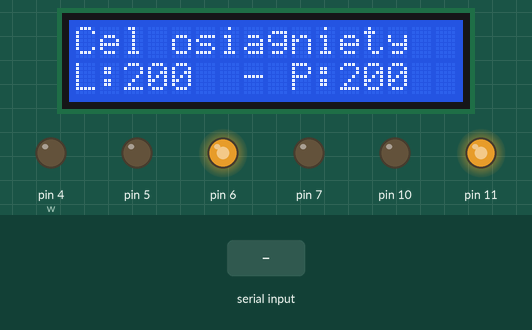
Bench run of a sketch on a simulated Arduino Uno, built with avr-gcc and run on an emulated ATmega328P. On the bench: 16×2 character LCD, output pins drawn as LEDs (lit = HIGH). The test bench sets the inputs (shaded band).

Above: at 7.6 s.
7.7 s: "1" received over Serial
At 8.1 s:
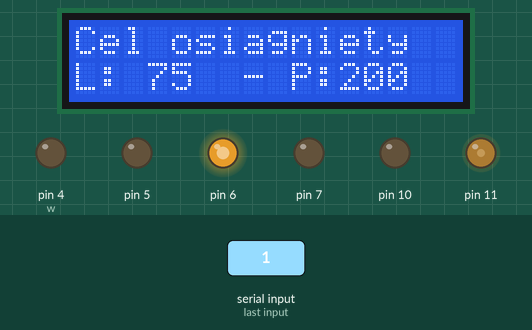
9.3 s: byte 53 ('5') received over Serial
At 9.9 s:
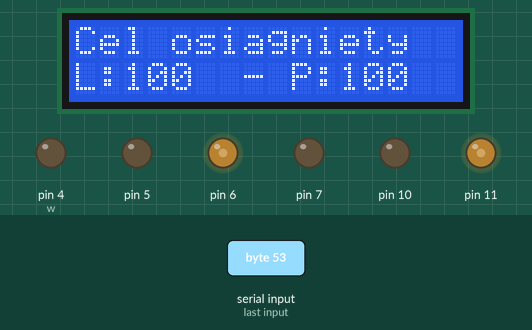
10.9 s: "2" received over Serial
At 12.2 s:
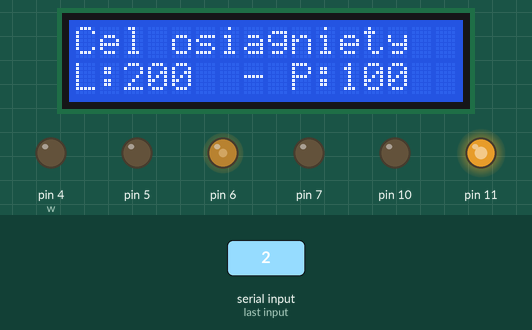
12.5 s: byte 117 ('u') received over Serial
At 12.97 s:
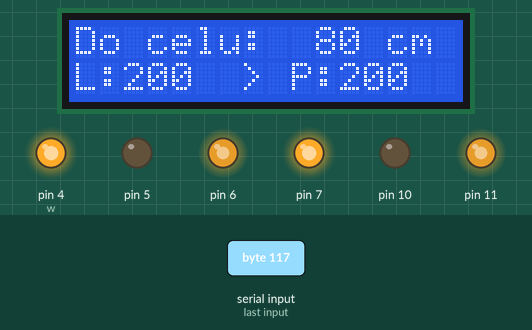
15.5 s: byte 112 ('p') received over Serial
At 15.99 s:
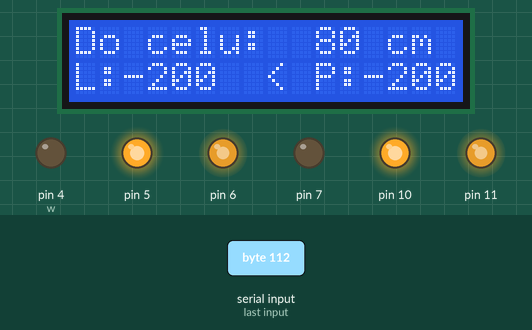
18.5 s: "a" received over Serial
At 20.0 s:
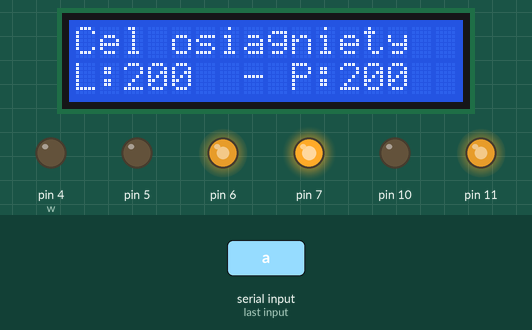
Timing chart, 0 to 21.0 s (numbered marks = the images above; inputs shaded):
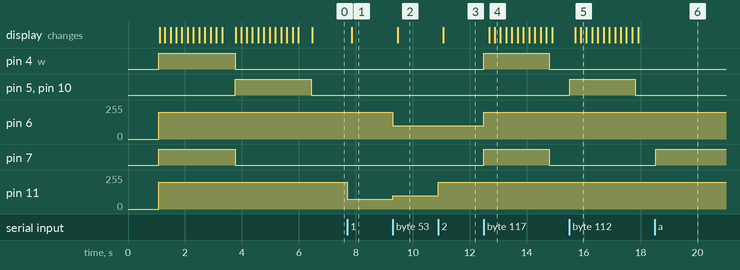

Measured:
- after the input at 7.7 s, pin 11: 200/255 → 75/255 at once; the display: changes after 0.16 s (image 1)
- after the input at 9.3 s, pin 6: 200/255 → 100/255 at once; pin 11: 75/255 → 100/255 at once; the display: changes after 0.18 s (image 2)
- after the input at 10.9 s, pin 11: 100/255 → 200/255 at once; the display: changes after 0.18 s (image 3)
- after the input at 12.5 s, pin 4 (w), pin 7: LOW → HIGH at once, → LOW 2.3 s later; pin 6: 100/255 → 200/255 at once; the display: first changes after 0.19 s (image 4 shows a later state)
- after the input at 15.5 s, pin 5, pin 10: LOW → HIGH at once, → LOW 2.3 s later; the display: first changes after 0.21 s (image 5 shows a later state)
- after the input at 18.5 s, pin 7: LOW → HIGH at once

The sketch:

i2c_lcd.ino
```cpp
#include <Arduino.h>
#include <Wire.h>
#include <LiquidCrystal_I2C.h>
#include "Wheels.h"

Wheels w;
LiquidCrystal_I2C lcd(0x27, 16, 2);

unsigned long lastLcdUpdate = 0;
//int animFrame = 0;

void setup() {
    w.attach(4,5,6,7,10,11);

    Serial.begin(9600);

    lcd.init();
    lcd.backlight();
    lcd.clear();
    lcd.print("Autko gotowe");
    delay(1000);
    lcd.clear();

    w.goForward(100);

    while (w.getRemainingDistance() > 0) {
      w.update();

      if (millis() - lastLcdUpdate > 200) {
        lastLcdUpdate = millis();
        updateLCD();
      }
    }

    delay(400);

    w.goBack(100);

    while (w.getRemainingDistance() > 0) {
      w.update();

      if (millis() - lastLcdUpdate > 200) {
        lastLcdUpdate = millis();
        updateLCD();
      }
    }
    delay(400);

}

void loop() {
    w.update();

    if (Serial.available()) {
        char cmd = Serial.read();
        switch(cmd) {
          case 'w': w.forward(); break;
          case 'x': w.back(); break;
          case 'a': w.forwardLeft(); break;
          case 'd': w.forwardRight(); break;
          case 'z': w.backLeft(); break;
          case 'c': w.backRight(); break;
          case 's': w.stop(); break;
          case '1': w.setSpeedLeft(75); break;
          case '2': w.setSpeedLeft(200); break;
          case '9': w.setSpeedRight(75); break;
          case '0': w.setSpeedRight(200); break;
          case '5': w.setSpeed(100); break;
          case 'u': w.goForward(100); break;
          case 'p': w.goBack(100); break;
        }
    }

    if (millis() - lastLcdUpdate > 200) {
        lastLcdUpdate = millis();
        updateLCD();
    }
}

void updateLCD() {
    lcd.setCursor(0, 0);
    int dist = w.getRemainingDistance();

    if (dist > 0) {
        lcd.print("Do celu: ");
        if (dist < 100) lcd.print(" ");
        if (dist < 10) lcd.print(" ");
        lcd.print(dist);
        lcd.print(" cm ");
    } else {
        lcd.print("Cel osiagniety  ");
    }

    lcd.setCursor(0, 1);

    lcd.print("L:");
    int sL = w.getSpeedLeft();
    if (sL >= 0 && sL < 100) lcd.print(" "); // wyrównanie
    lcd.print(sL);
    lcd.print(" ");

    int dir = w.getDirection();
    if (dir == 1) {
        lcd.print(" > ");
    } else if (dir == -1) {
        lcd.print(" < ");
    } else {
        lcd.print(" - ");
    }

    lcd.print("P:");
    int sR = w.getSpeedRight();
    if (sR >= 0 && sR < 100) lcd.print(" "); // wyrównanie
    lcd.print(sR);
    lcd.print("  ");
}
```

Wheels.cpp
```cpp
#include <Arduino.h>
#include "Wheels.h"

#define SET_MOVEMENT(side,f,b) digitalWrite( side[0], f);\
                               digitalWrite( side[1], b)

Wheels::Wheels()
{
    isMovingDistance = false;
    currentDirection = 0;
    speedL = 0;
    speedR = 0;
    movementStartTime = 0;
    movementDuration = 0;
}

void Wheels::attachRight(int pF, int pB, int pS)
{
    pinMode(pF, OUTPUT);
    pinMode(pB, OUTPUT);
    pinMode(pS, OUTPUT);
    this->pinsRight[0] = pF;
    this->pinsRight[1] = pB;
    this->pinsRight[2] = pS;
}

void Wheels::attachLeft(int pF, int pB, int pS)
{
    pinMode(pF, OUTPUT);
    pinMode(pB, OUTPUT);
    pinMode(pS, OUTPUT);
    this->pinsLeft[0] = pF;
    this->pinsLeft[1] = pB;
    this->pinsLeft[2] = pS;
}

void Wheels::setSpeedRight(uint8_t s)
{
    this->speedR = s; // Zapisujemy prędkość, by wyświetlić ją na LCD
    analogWrite(this->pinsRight[2], s);
}

void Wheels::setSpeedLeft(uint8_t s)
{
    this->speedL = s; // Zapisujemy prędkość, by wyświetlić ją na LCD
    analogWrite(this->pinsLeft[2], s);
}

void Wheels::setSpeed(uint8_t s)
{
    setSpeedLeft(s);
    setSpeedRight(s);
}

void Wheels::attach(int pRF, int pRB, int pRS, int pLF, int pLB, int pLS)
{
    this->attachRight(pRF, pRB, pRS);
    this->attachLeft(pLF, pLB, pLS);
}

void Wheels::forwardLeft()
{
    SET_MOVEMENT(pinsLeft, HIGH, LOW);
}

void Wheels::forwardRight()
{
    SET_MOVEMENT(pinsRight, HIGH, LOW);
}

void Wheels::backLeft()
{
    SET_MOVEMENT(pinsLeft, LOW, HIGH);
}

void Wheels::backRight()
{
    SET_MOVEMENT(pinsRight, LOW, HIGH);
}

void Wheels::forward()
{
    this->forwardLeft();
    this->forwardRight();
}

void Wheels::back()
{
    this->backLeft();
    this->backRight();
}

void Wheels::stopLeft()
{
    SET_MOVEMENT(pinsLeft, LOW, LOW);
}

void Wheels::stopRight()
{
    SET_MOVEMENT(pinsRight, LOW, LOW);
}

void Wheels::stop()
{
    this->stopLeft();
    this->stopRight();
    this->isMovingDistance = false;
    this->currentDirection = 0;
}


void Wheels::goForward(int cm) {
    this->setSpeedRight(200);
    this->setSpeedLeft(200);
    this->forward();

    this->movementDuration = cm * 23;
    this->movementStartTime = millis();
    this->isMovingDistance = true;
    this->currentDirection = 1;
}

void Wheels::goBack(int cm) {
    this->setSpeedRight(200);
    this->setSpeedLeft(200);
    this->back();

    this->movementDuration = cm * 23;
    this->movementStartTime = millis();
    this->isMovingDistance = true;
    this->currentDirection = -1;

}

void Wheels::update() {
    if (isMovingDistance) {
        if (millis() - movementStartTime >= movementDuration) {
            this->stop();
        }
    }
}


int Wheels::getRemainingDistance() {
    if (!isMovingDistance) return 0;

    unsigned long elapsed = millis() - movementStartTime;
    if (elapsed >= movementDuration) return 0; // Zabezpieczenie przed ujemnym dystansem

    unsigned long remainingTime = movementDuration - elapsed;
    return remainingTime / 24; // Przeliczamy pozostały czas (ms) z powrotem na centymetry
}

int Wheels::getSpeedLeft() {
    return (currentDirection == -1) ? -speedL : speedL; // Ujemna wartość podczas cofania
}

int Wheels::getSpeedRight() {
    return (currentDirection == -1) ? -speedR : speedR; // Ujemna wartość podczas cofania
}

int Wheels::getDirection() {
    return currentDirection;
}
```

Wheels.h
```cpp
#ifndef Wheels_h
#define Wheels_h
#include <Arduino.h>

class Wheels {
    public:
        Wheels();
        void attachRight(int pinForward, int pinBack, int pinSpeed);
        void attachLeft(int pinForward, int pinBack, int pinSpeed);
        void attach(int pinRightForward, int pinRightBack, int pinRightSpeed,
                    int pinLeftForward, int pinLeftBack, int pinLeftSpeed);

        void forward();
        void forwardLeft();
        void forwardRight();
        void back();
        void backLeft();
        void backRight();
        void stop();
        void stopLeft();
        void stopRight();

        // Zmienione funkcje na nieblokujące
        void goForward(int cm);
        void goBack(int cm);
        void update(); // NOWA FUNKCJA: do wywoływania w loop()
        int getRemainingDistance(); // NOWA FUNKCJA: dla LCD

        void setSpeed(uint8_t);
        void setSpeedRight(uint8_t);
        void setSpeedLeft(uint8_t);

        // Gettery dla LCD
        int getSpeedLeft();
        int getSpeedRight();
        int getDirection(); // 1: przód, -1: tył, 0: stop

    private:
        int pinsRight[3];
        int pinsLeft[3];

        // Zmienne do asynchronicznego ruchu
        unsigned long movementStartTime;
        unsigned long movementDuration;
        bool isMovingDistance;
        int currentDirection;
        int speedL;
        int speedR;
};
#endif
```
